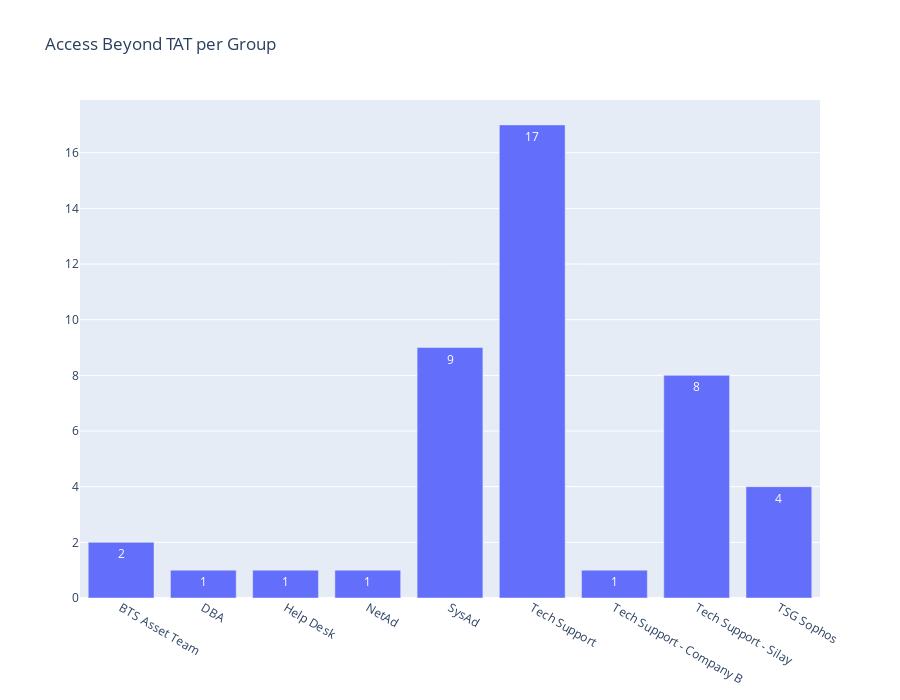

The notebook cell this image was saved under:
### Code cell
import plotly.graph_objects as go
ReasonAccess=['BTS Asset Team', 'DBA', 'Help Desk', 'NetAd', 'SysAd', 'Tech Support', 'Tech Support - Company B', 'Tech Support - Silay', 'TSG Sophos',]

fig5 = go.Figure([go.Bar(x=ReasonAccess, y=[2,1,1,1,9,17,1,8,4,17], text=["2","1","1","1","9","17","1","8","4","17",])])
fig5.update_layout(autosize=False, width=900, height=700, title="Access Beyond TAT per Group")
fig5.show()

### Figure 1 — Plotly figure (JSON) as saved in the notebook; plotly's stock layout.template omitted (floating-point values rounded to 4 significant figures)
{"data": [{"text": ["2", "1", "1", "1", "9", "17", "1", "8", "4", "17"], "type": "bar", "x": ["BTS Asset Team", "DBA", "Help Desk", "NetAd", "SysAd", "Tech Support", "Tech Support - Company B", "Tech Support - Silay", "TSG Sophos"], "y": [2, 1, 1, 1, 9, 17, 1, 8, 4, 17]}], "layout": {"autosize": false, "height": 700, "title": {"text": "Access Beyond TAT per Group"}, "width": 900}}
